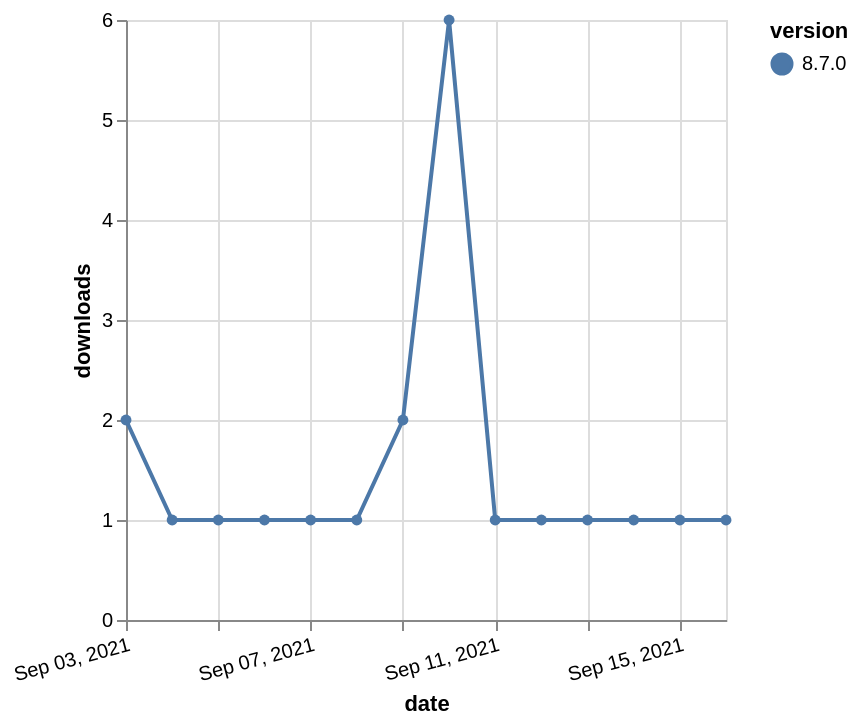

Describe this chart as a Vega-Lite specification.
### Vega-Lite specification from a JSON file in a GitHub repository (floating-point values rounded to 4 significant figures)
{"$schema": "https://vega.github.io/schema/vega-lite/v5.json", "description": "A simple bar chart with embedded data.", "data": {"values": [{"date": "2021-09-03", "total": 510, "delta": 2, "version": "8.7.0"}, {"date": "2021-09-04", "total": 511, "delta": 1, "version": "8.7.0"}, {"date": "2021-09-05", "total": 512, "delta": 1, "version": "8.7.0"}, {"date": "2021-09-06", "total": 513, "delta": 1, "version": "8.7.0"}, {"date": "2021-09-07", "total": 514, "delta": 1, "version": "8.7.0"}, {"date": "2021-09-08", "total": 515, "delta": 1, "version": "8.7.0"}, {"date": "2021-09-09", "total": 517, "delta": 2, "version": "8.7.0"}, {"date": "2021-09-10", "total": 523, "delta": 6, "version": "8.7.0"}, {"date": "2021-09-11", "total": 524, "delta": 1, "version": "8.7.0"}, {"date": "2021-09-12", "total": 525, "delta": 1, "version": "8.7.0"}, {"date": "2021-09-13", "total": 526, "delta": 1, "version": "8.7.0"}, {"date": "2021-09-14", "total": 527, "delta": 1, "version": "8.7.0"}, {"date": "2021-09-15", "total": 528, "delta": 1, "version": "8.7.0"}, {"date": "2021-09-16", "total": 529, "delta": 1, "version": "8.7.0"}]}, "width": "container", "mark": {"type": "line", "point": {"filled": true}}, "encoding": {"x": {"field": "date", "type": "temporal", "timeUnit": "yearmonthdate", "title": "date", "axis": {"labelAngle": -15}}, "y": {"field": "delta", "type": "quantitative", "title": "downloads"}, "color": {"field": "version", "type": "nominal"}, "tooltip": {"field": "delta"}}}
